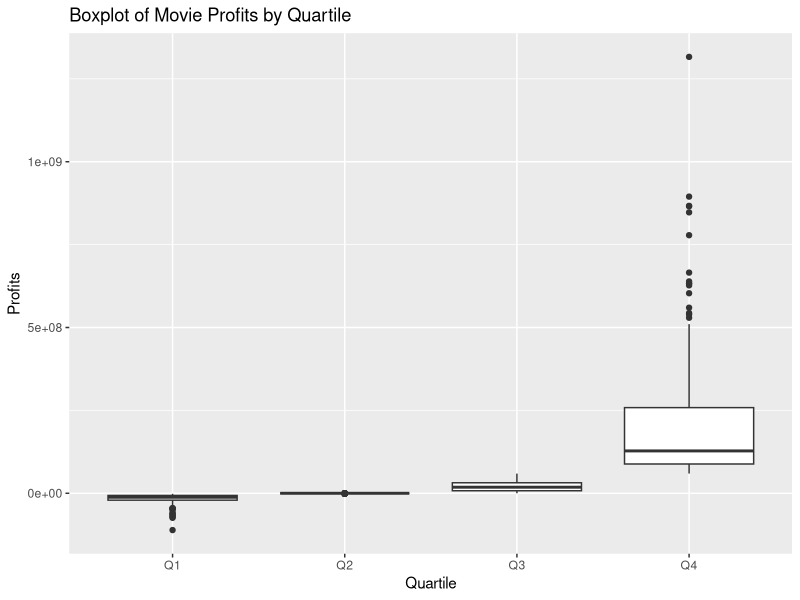
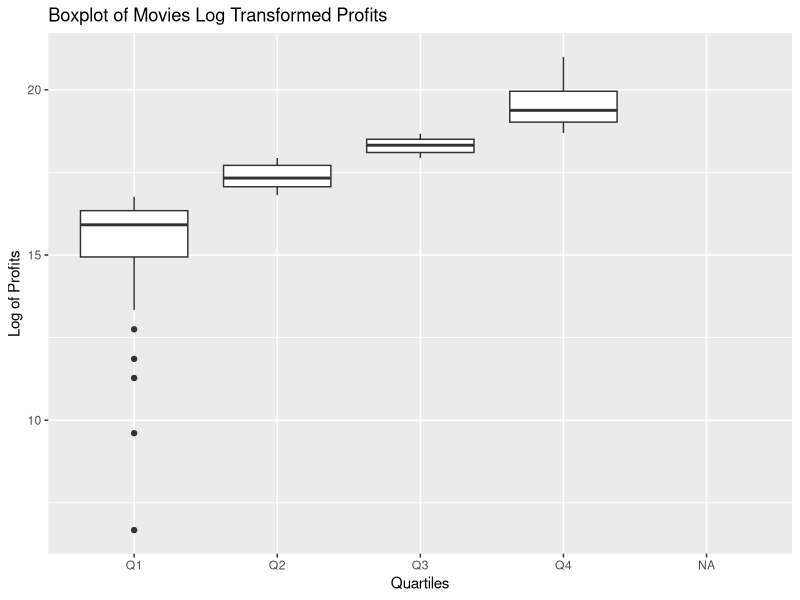
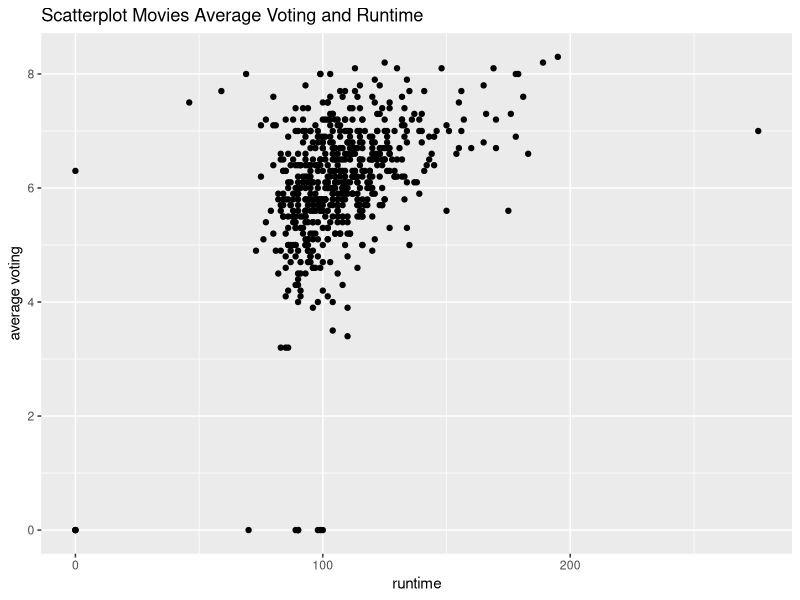
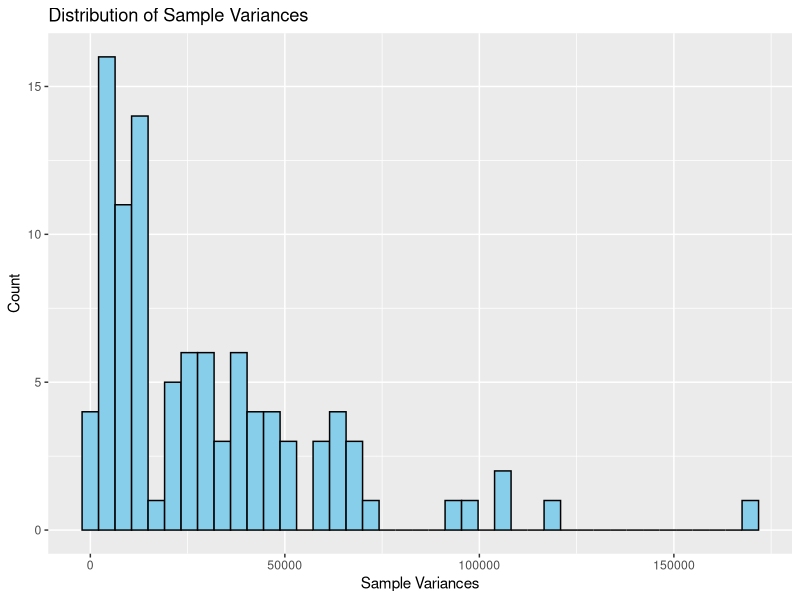

The R source for these figures, in order:
## ---- chunk 1
knitr::opts_chunk$set(echo = TRUE)
## ---- chunk 2
library(readr)
movies2 = read_tsv("movies2.tsv")
#Here I am computing the number of observations, variables and subjects
ncol(movies2)
nrow(movies2)
## ---- chunk 3
#Here I am looking at the head of the dataset to determine whether the variables are nominal, ordinal, interval or ratio
head(movies2)
## ---- chunk 4
#Here I am making a new variable called profits
library(tidyr)
library(tidyverse)
movies2 = movies2 %>%
  mutate(profits = revenue -budget)
#Here I am computing the minimum, maximum and mean values of the variable profits
summary(movies2$profits)
## ---- chunk 5
#Here I am making a seperate dataset with 1 variable and 1 observation to see which movie has the highest profits and how much it is.
max_profit_movie = movies2[which.max(movies2$profits), "title"]
print(max_profit_movie)
max_profit = max(movies2$profits)

#Here I am doing the same thing as above but then for the lowest profits
min_profit_movie = movies2[which.min(movies2$profits), "title"]
print(min_profit_movie)
min_profit = min(movies2$profits)
## ---- chunk 6
#Here I am dividing the profits into quartiles as I have to plot a boxplot
movies2$quartile = cut(movies2$profits, breaks = quantile(movies2$profits, probs = c(0, 0.25,0.5, 0.75, 1)), labels = c("Q1", "Q2", "Q3", "Q4"), include.lowest = T)

#Here I am plotting a boxplot for the profits with quartiles
library(ggplot2)

ggplot(movies2, aes(x = quartile, y = profits)) + 
  geom_boxplot() + 
  labs(title = "Boxplot of Movie Profits by Quartile", x = "Quartile", y = "Profits")
  

## ---- chunk 7
#Here I make a new variable with the log transformed profits
movies2 = movies2 %>%
  mutate(log_profits = log(profits))
#Here I compute the mean but we were not sure to remove the NAs or not so in the first one we did not remove it and in the second we did to see if we would get different answers
mean(movies2$log_profits)
mean(movies2$log_profits, na.rm = T)

## ---- chunk 8
#Here I put NA instead of the profits that are negative or equal to 0, then I used the same code as before to calculate the logs and then I calculated the mean of the logs of the profits again.
movies2$profits = ifelse(movies2$profits <= 0 , NA, movies2$profits)
movies2 = movies2 %>%
  mutate(log_profits = log(profits))
mean(movies2$log_profits, na.rm = T)

#As I have to make a boxplot, I first divided the logs into quartiles
movies2$quartiles = cut(movies2$log_profits, breaks = quantile(movies2$log_profits, probs = c(0, 0.25,0.5, 0.75, 1), na.rm = T), labels = c("Q1", "Q2", "Q3", "Q4"), include.lowest = T)

# Here I am plotting the boxplot with the log transformed profits with quartiles
ggplot(movies2, aes(x = quartiles, y = log_profits)) + 
  geom_boxplot() + 
  labs(title = "Boxplot of Movies Log Transformed Profits", x = "Quartiles", y = "Log of Profits")
## ---- chunk 9
#Here I plot a scatterplot with runtime on x-axis and on the y-axis the vote average

ggplot(movies2, aes(x = runtime, y = vote_average)) + 
  geom_point() + 
  labs(title = "Scatterplot Movies Average Voting and Runtime", x = "runtime", y = "average voting")

## ---- chunk 10
#looking for the actor with the most movies
library(dplyr)
actor = movies2 %>%
  count(first_actor, sort = T) %>%
  head(1)
print(actor)
## ---- chunk 11
#computing the average revenue of Bruce
average_rev_Bruce = movies2 %>%
  filter(first_actor == "Bruce Willis") %>%
  summarise(av_rev_Bruce = mean(revenue))
print(average_rev_Bruce)

#computing the average revenue general
average_rev_generally = movies2 %>%
  summarise(rev_gen = mean(revenue))
print(average_rev_generally)
## ---- chunk 12
#computing the varience of the subset Bruce of the revenue and the general variance of the full dataset
library(tidyverse)

var_bruce = movies2 %>%
  filter(first_actor == "Bruce Willis") %>%
  summarise(var_bruce = var(revenue))
print(var_bruce)

var_gen = movies2 %>%
  summarise(var_gen = var(revenue))
print(var_gen)

## ---- chunk 13
#recoding profits into millions and calculating the variance of the mean
movies2$profits = movies2$profits/1000000
library(tidyverse)

var_profits2 = var(movies2$profits, na.rm = T)
print(var_profits2)
## ---- chunk 14
#creation of a sample of 25 movies, new data set and computing the variance of this sample
set.seed(123)
movies_sample = movies2[sample(nrow(movies2), 25),]
var_sample_profits = var(movies_sample$profits, na.rm =T)
print(var_sample_profits)
## ---- chunk 15
#creating a for loop to make different samples with vectors computing the variance
set.seed(123)
sample_vars = numeric(100)
for (i in 1:100) {
  samples_movies = movies2[sample(nrow(movies2), 25),]
  sample_vars[i] = var(samples_movies$profits, na.rm = T)
}
head(sample_vars)
## ---- chunk 16
#computing the mean, standard deviation and plotting the histogram of the sample variances
summary(sample_vars)
mean(sample_vars)
sd(sample_vars)
sample_vars = data.frame(sample_vars)
library(ggplot2)
ggplot(sample_vars, aes(x = sample_vars)) + 
  geom_histogram(binwidth = diff(range(sample_vars))/40, colour = "black", fill = "skyblue") + 
  labs(title = "Distribution of Sample Variances", x = "Sample Variances", y = "Count")
## ---- chunk 17
#WRITE YOUR CODE HERE
thriller = movies2 %>%
  filter(genre == "Thriller")

## ---- chunk 18
#WRITE YOUR CODE HERE


## ---- chunk 19
#WRITE YOUR CODE HERE


## ---- chunk 20
#WRITE YOUR CODE HERE


## ---- chunk 21
#WRITE YOUR CODE HERE


## ---- chunk 22
#WRITE YOUR CODE HERE


## ---- chunk 23
#WRITE YOUR CODE HERE


## ---- chunk 24
#WRITE YOUR CODE HERE

## ---- chunk 25
#WRITE YOUR CODE HERE

## ---- chunk 26
#WRITE YOUR CODE HERE

## ---- chunk 27
#WRITE YOUR CODE HERE

## ---- chunk 28
#WRITE YOUR CODE HERE

## ---- chunk 29
#WRITE YOUR CODE HERE

## ---- chunk 30
#WRITE YOUR CODE HERE

## ---- chunk 31
#WRITE YOUR CODE HERE

## ---- chunk 32
#WRITE YOUR CODE HERE

## ---- chunk 33
#WRITE YOUR CODE HERE

## ---- chunk 34
#WRITE YOUR CODE HERE

## ---- chunk 35
#WRITE YOUR CODE HERE

## ---- chunk 36
#WRITE YOUR CODE HERE

## ---- chunk 37
#WRITE YOUR CODE HERE

## ---- chunk 38
#WRITE YOUR CODE HERE

## ---- chunk 39
#WRITE YOUR CODE HERE

